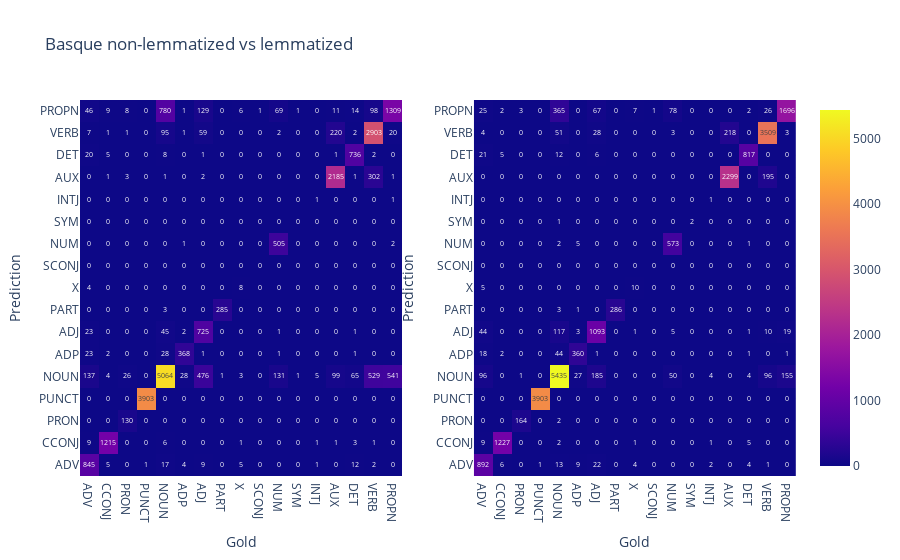
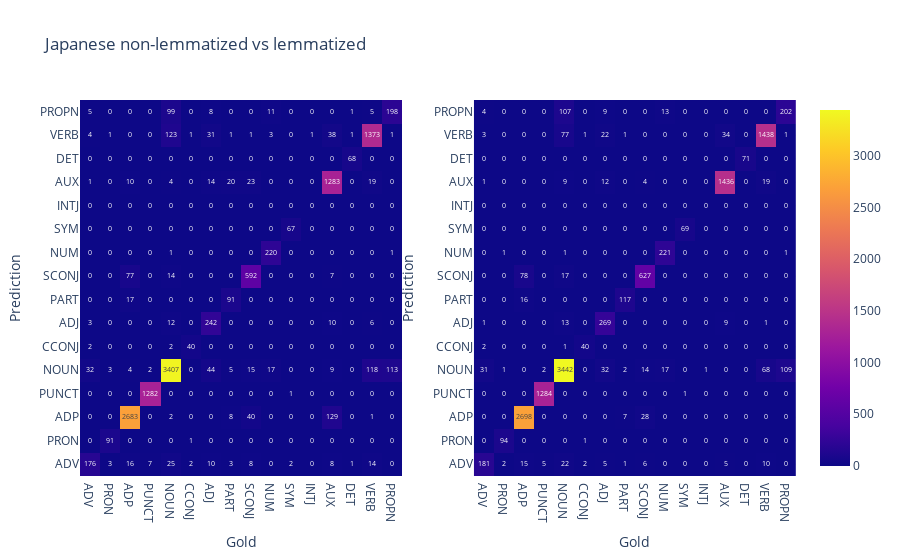
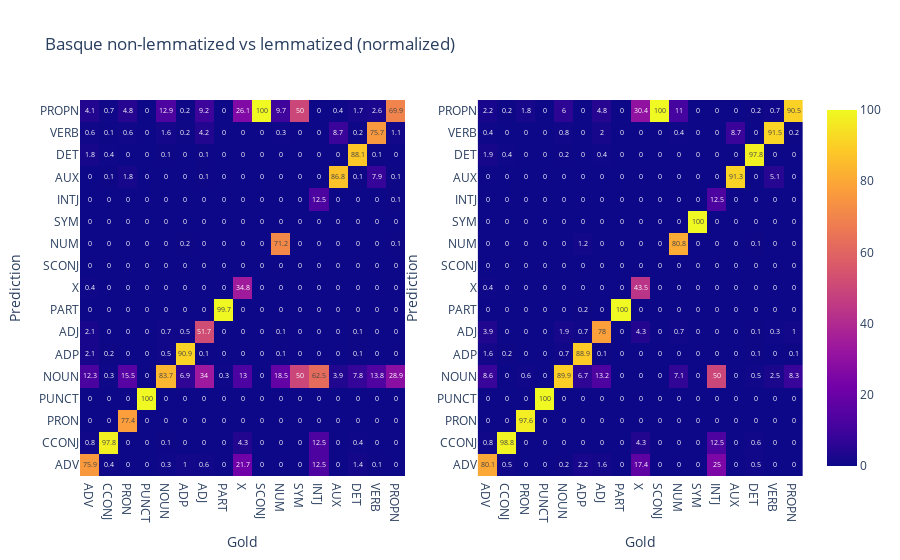
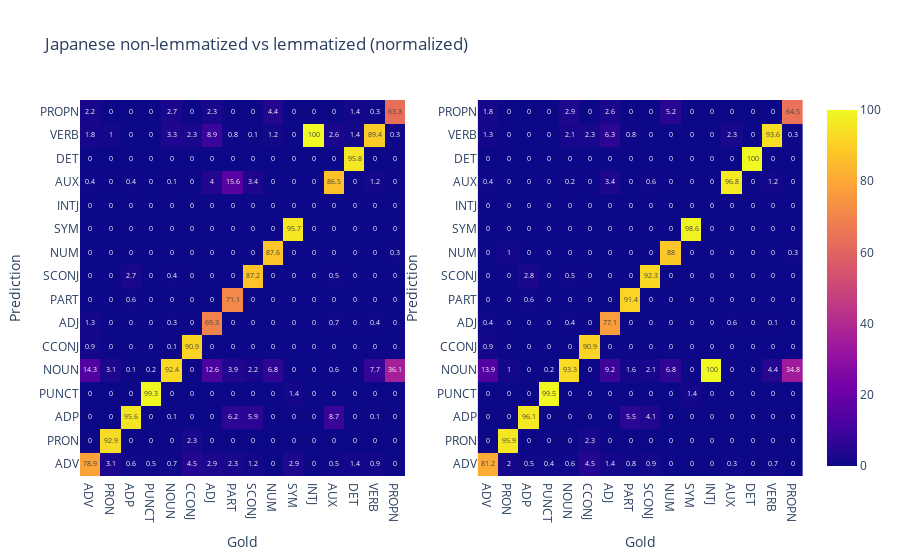

Notebook code for these charts, in order:
### Markdown cell above
#### Confusion matrix

### Code cell
def get_confusion_matrix_plots(dataset, predictions, dataset_name, lemmatized):
    _pos_tags = set([tag for sentence in dataset.test.data for _, tag in sentence])
    _confusion_matrix = pd.DataFrame(
        data=0,
        index=list(_pos_tags),
        columns=list(_pos_tags),
    )
    _gold_tags = [tag for sentence in dataset.test.data for _, tag in sentence]
    _pred_tags = [tag for sentence in predictions[0] for _, tag in sentence]
    for _gold, _pred in zip(_gold_tags, _pred_tags):
        _confusion_matrix[_gold][_pred] += 1
    # Normalize
    _confusion_matrix_norm = _confusion_matrix.div(_confusion_matrix.sum(axis=0), axis=1).fillna(0).mul(100).round(1)

    # Generate the confusion matrix plots
    confusion_matrix_heatmap = px.imshow(
        img=_confusion_matrix,
        text_auto=True,
        aspect="auto",
        labels={
            'x': "Gold tag",
            'y': "Predicted tag",
            'color': "Freq"
        },
        title=f"Confusion matrix for {dataset_name} {'lemmatized' if lemmatized else 'non-lemmatized'} dataset"
    )
    confusion_matrix_heatmap.update_xaxes(tickangle=45)

    confusion_matrix_heatmap_norm = px.imshow(
        img=_confusion_matrix_norm,
        text_auto=True,
        aspect="auto",
        labels={
            'x': "Gold tag",
            'y': "Predicted tag",
            'color': "Freq"
        },
        title=f"Confusion matrix for {dataset_name} {'lemmatized' if lemmatized else 'non-lemmatized'} dataset (normalized)"
    )
    confusion_matrix_heatmap_norm.update_xaxes(tickangle=45)

    return confusion_matrix_heatmap, confusion_matrix_heatmap_norm


# Generate the confusion matrix plots
# Basque
basque_confusion_matrix_heatmap, basque_confusion_matrix_norm = get_confusion_matrix_plots(basque_dataset, basque_predictions, 'Basque', False)
basque_lemmatized_confusion_matrix_heatmap, basque_lemmatized_confusion_matrix_norm = get_confusion_matrix_plots(basque_lemmatized_dataset, basque_lemmatized_predictions, 'Basque', True)
# Japanese
japanese_confusion_matrix_heatmap, japanese_confusion_matrix_norm = get_confusion_matrix_plots(japanese_dataset, japanese_predictions, 'Japanese', False)
japanese_lemmatized_confusion_matrix_heatmap, japanese_lemmatized_confusion_matrix_norm = get_confusion_matrix_plots(japanese_lemmatized_dataset, japanese_lemmatized_predictions, 'Japanese', True)

# Print confusion matrix in grid subplots
fig = make_subplots(1, 2, horizontal_spacing=0.1)
fig.add_trace(basque_confusion_matrix_heatmap.data[0], row=1, col=1)
fig.add_trace(basque_lemmatized_confusion_matrix_heatmap.data[0], row=1, col=2)
fig.update_layout(title_text="Basque non-lemmatized vs lemmatized")
fig.update_yaxes(title_text="Prediction", row=1, col=1)
fig.update_yaxes(title_text="Prediction", row=1, col=2)
fig.update_xaxes(title_text="Gold", row=1, col=1)
fig.update_xaxes(title_text="Gold", row=1, col=2)
fig.show()

fig = make_subplots(1, 2, horizontal_spacing=0.1)
fig.add_trace(japanese_confusion_matrix_heatmap.data[0], row=1, col=1)
fig.add_trace(japanese_lemmatized_confusion_matrix_heatmap.data[0], row=1, col=2)
fig.update_layout(title_text="Japanese non-lemmatized vs lemmatized")
fig.update_yaxes(title_text="Prediction", row=1, col=1)
fig.update_yaxes(title_text="Prediction", row=1, col=2)
fig.update_xaxes(title_text="Gold", row=1, col=1)
fig.update_xaxes(title_text="Gold", row=1, col=2)
fig.show()

# Print normalized confusion matrix in grid subplots
fig = make_subplots(1, 2, horizontal_spacing=0.1)
fig.add_trace(basque_confusion_matrix_norm.data[0], row=1, col=1)
fig.add_trace(basque_lemmatized_confusion_matrix_norm.data[0], row=1, col=2)
fig.update_layout(title_text="Basque non-lemmatized vs lemmatized (normalized)")
fig.update_yaxes(title_text="Prediction", row=1, col=1)
fig.update_yaxes(title_text="Prediction", row=1, col=2)
fig.update_xaxes(title_text="Gold", row=1, col=1)
fig.update_xaxes(title_text="Gold", row=1, col=2)
fig.show()

fig = make_subplots(1, 2, horizontal_spacing=0.1)
fig.add_trace(japanese_confusion_matrix_norm.data[0], row=1, col=1)
fig.add_trace(japanese_lemmatized_confusion_matrix_norm.data[0], row=1, col=2)
fig.update_layout(title_text="Japanese non-lemmatized vs lemmatized (normalized)")
fig.update_yaxes(title_text="Prediction", row=1, col=1)
fig.update_yaxes(title_text="Prediction", row=1, col=2)
fig.update_xaxes(title_text="Gold", row=1, col=1)
fig.update_xaxes(title_text="Gold", row=1, col=2)
fig.show()

### Figure 1 — Plotly figure (JSON) as saved in the notebook; plotly's stock layout.template omitted (floating-point values rounded to 4 significant figures; data arrays with more than 128 entries replaced by an {"elided": "..."} marker saying what was removed)
{"data": [{"coloraxis": "coloraxis", "hovertemplate": "Gold tag: %{x}<br>Predicted tag: %{y}<br>Freq: %{z}<extra></extra>", "name": "0", "texttemplate": "%{z}", "x": ["ADV", "CCONJ", "PRON", "PUNCT", "NOUN", "ADP", "ADJ", "PART", "X", "SCONJ", "NUM", "SYM", "INTJ", "AUX", "DET", "VERB", "PROPN"], "xaxis": "x", "y": ["ADV", "CCONJ", "PRON", "PUNCT", "NOUN", "ADP", "ADJ", "PART", "X", "SCONJ", "NUM", "SYM", "INTJ", "AUX", "DET", "VERB", "PROPN"], "yaxis": "y", "z": {"elided": "17x17 int values"}, "type": "heatmap"}, {"coloraxis": "coloraxis", "hovertemplate": "Gold tag: %{x}<br>Predicted tag: %{y}<br>Freq: %{z}<extra></extra>", "name": "0", "texttemplate": "%{z}", "x": ["ADV", "CCONJ", "PRON", "PUNCT", "NOUN", "ADP", "ADJ", "PART", "X", "SCONJ", "NUM", "SYM", "INTJ", "AUX", "DET", "VERB", "PROPN"], "xaxis": "x2", "y": ["ADV", "CCONJ", "PRON", "PUNCT", "NOUN", "ADP", "ADJ", "PART", "X", "SCONJ", "NUM", "SYM", "INTJ", "AUX", "DET", "VERB", "PROPN"], "yaxis": "y2", "z": {"elided": "17x17 int values"}, "type": "heatmap"}], "layout": {"xaxis": {"anchor": "y", "domain": [0.0, 0.45], "title": {"text": "Gold"}}, "yaxis": {"anchor": "x", "domain": [0.0, 1.0], "title": {"text": "Prediction"}}, "xaxis2": {"anchor": "y2", "domain": [0.55, 1.0], "title": {"text": "Gold"}}, "yaxis2": {"anchor": "x2", "domain": [0.0, 1.0], "title": {"text": "Prediction"}}, "title": {"text": "Basque non-lemmatized vs lemmatized"}}}

### Figure 2 — Plotly figure (JSON) as saved in the notebook; plotly's stock layout.template omitted (floating-point values rounded to 4 significant figures; data arrays with more than 128 entries replaced by an {"elided": "..."} marker saying what was removed)
{"data": [{"coloraxis": "coloraxis", "hovertemplate": "Gold tag: %{x}<br>Predicted tag: %{y}<br>Freq: %{z}<extra></extra>", "name": "0", "texttemplate": "%{z}", "x": ["ADV", "PRON", "ADP", "PUNCT", "NOUN", "CCONJ", "ADJ", "PART", "SCONJ", "NUM", "SYM", "INTJ", "AUX", "DET", "VERB", "PROPN"], "xaxis": "x", "y": ["ADV", "PRON", "ADP", "PUNCT", "NOUN", "CCONJ", "ADJ", "PART", "SCONJ", "NUM", "SYM", "INTJ", "AUX", "DET", "VERB", "PROPN"], "yaxis": "y", "z": {"elided": "16x16 int values"}, "type": "heatmap"}, {"coloraxis": "coloraxis", "hovertemplate": "Gold tag: %{x}<br>Predicted tag: %{y}<br>Freq: %{z}<extra></extra>", "name": "0", "texttemplate": "%{z}", "x": ["ADV", "PRON", "ADP", "PUNCT", "NOUN", "CCONJ", "ADJ", "PART", "SCONJ", "NUM", "SYM", "INTJ", "AUX", "DET", "VERB", "PROPN"], "xaxis": "x2", "y": ["ADV", "PRON", "ADP", "PUNCT", "NOUN", "CCONJ", "ADJ", "PART", "SCONJ", "NUM", "SYM", "INTJ", "AUX", "DET", "VERB", "PROPN"], "yaxis": "y2", "z": {"elided": "16x16 int values"}, "type": "heatmap"}], "layout": {"xaxis": {"anchor": "y", "domain": [0.0, 0.45], "title": {"text": "Gold"}}, "yaxis": {"anchor": "x", "domain": [0.0, 1.0], "title": {"text": "Prediction"}}, "xaxis2": {"anchor": "y2", "domain": [0.55, 1.0], "title": {"text": "Gold"}}, "yaxis2": {"anchor": "x2", "domain": [0.0, 1.0], "title": {"text": "Prediction"}}, "title": {"text": "Japanese non-lemmatized vs lemmatized"}}}

### Figure 3 — Plotly figure (JSON) as saved in the notebook; plotly's stock layout.template omitted (floating-point values rounded to 4 significant figures; data arrays with more than 128 entries replaced by an {"elided": "..."} marker saying what was removed)
{"data": [{"coloraxis": "coloraxis", "hovertemplate": "Gold tag: %{x}<br>Predicted tag: %{y}<br>Freq: %{z}<extra></extra>", "name": "0", "texttemplate": "%{z}", "x": ["ADV", "CCONJ", "PRON", "PUNCT", "NOUN", "ADP", "ADJ", "PART", "X", "SCONJ", "NUM", "SYM", "INTJ", "AUX", "DET", "VERB", "PROPN"], "xaxis": "x", "y": ["ADV", "CCONJ", "PRON", "PUNCT", "NOUN", "ADP", "ADJ", "PART", "X", "SCONJ", "NUM", "SYM", "INTJ", "AUX", "DET", "VERB", "PROPN"], "yaxis": "y", "z": {"elided": "17x17 float values"}, "type": "heatmap"}, {"coloraxis": "coloraxis", "hovertemplate": "Gold tag: %{x}<br>Predicted tag: %{y}<br>Freq: %{z}<extra></extra>", "name": "0", "texttemplate": "%{z}", "x": ["ADV", "CCONJ", "PRON", "PUNCT", "NOUN", "ADP", "ADJ", "PART", "X", "SCONJ", "NUM", "SYM", "INTJ", "AUX", "DET", "VERB", "PROPN"], "xaxis": "x2", "y": ["ADV", "CCONJ", "PRON", "PUNCT", "NOUN", "ADP", "ADJ", "PART", "X", "SCONJ", "NUM", "SYM", "INTJ", "AUX", "DET", "VERB", "PROPN"], "yaxis": "y2", "z": {"elided": "17x17 float values"}, "type": "heatmap"}], "layout": {"xaxis": {"anchor": "y", "domain": [0.0, 0.45], "title": {"text": "Gold"}}, "yaxis": {"anchor": "x", "domain": [0.0, 1.0], "title": {"text": "Prediction"}}, "xaxis2": {"anchor": "y2", "domain": [0.55, 1.0], "title": {"text": "Gold"}}, "yaxis2": {"anchor": "x2", "domain": [0.0, 1.0], "title": {"text": "Prediction"}}, "title": {"text": "Basque non-lemmatized vs lemmatized (normalized)"}}}

### Figure 4 — Plotly figure (JSON) as saved in the notebook; plotly's stock layout.template omitted (floating-point values rounded to 4 significant figures; data arrays with more than 128 entries replaced by an {"elided": "..."} marker saying what was removed)
{"data": [{"coloraxis": "coloraxis", "hovertemplate": "Gold tag: %{x}<br>Predicted tag: %{y}<br>Freq: %{z}<extra></extra>", "name": "0", "texttemplate": "%{z}", "x": ["ADV", "PRON", "ADP", "PUNCT", "NOUN", "CCONJ", "ADJ", "PART", "SCONJ", "NUM", "SYM", "INTJ", "AUX", "DET", "VERB", "PROPN"], "xaxis": "x", "y": ["ADV", "PRON", "ADP", "PUNCT", "NOUN", "CCONJ", "ADJ", "PART", "SCONJ", "NUM", "SYM", "INTJ", "AUX", "DET", "VERB", "PROPN"], "yaxis": "y", "z": {"elided": "16x16 float values"}, "type": "heatmap"}, {"coloraxis": "coloraxis", "hovertemplate": "Gold tag: %{x}<br>Predicted tag: %{y}<br>Freq: %{z}<extra></extra>", "name": "0", "texttemplate": "%{z}", "x": ["ADV", "PRON", "ADP", "PUNCT", "NOUN", "CCONJ", "ADJ", "PART", "SCONJ", "NUM", "SYM", "INTJ", "AUX", "DET", "VERB", "PROPN"], "xaxis": "x2", "y": ["ADV", "PRON", "ADP", "PUNCT", "NOUN", "CCONJ", "ADJ", "PART", "SCONJ", "NUM", "SYM", "INTJ", "AUX", "DET", "VERB", "PROPN"], "yaxis": "y2", "z": {"elided": "16x16 float values"}, "type": "heatmap"}], "layout": {"xaxis": {"anchor": "y", "domain": [0.0, 0.45], "title": {"text": "Gold"}}, "yaxis": {"anchor": "x", "domain": [0.0, 1.0], "title": {"text": "Prediction"}}, "xaxis2": {"anchor": "y2", "domain": [0.55, 1.0], "title": {"text": "Gold"}}, "yaxis2": {"anchor": "x2", "domain": [0.0, 1.0], "title": {"text": "Prediction"}}, "title": {"text": "Japanese non-lemmatized vs lemmatized (normalized)"}}}
